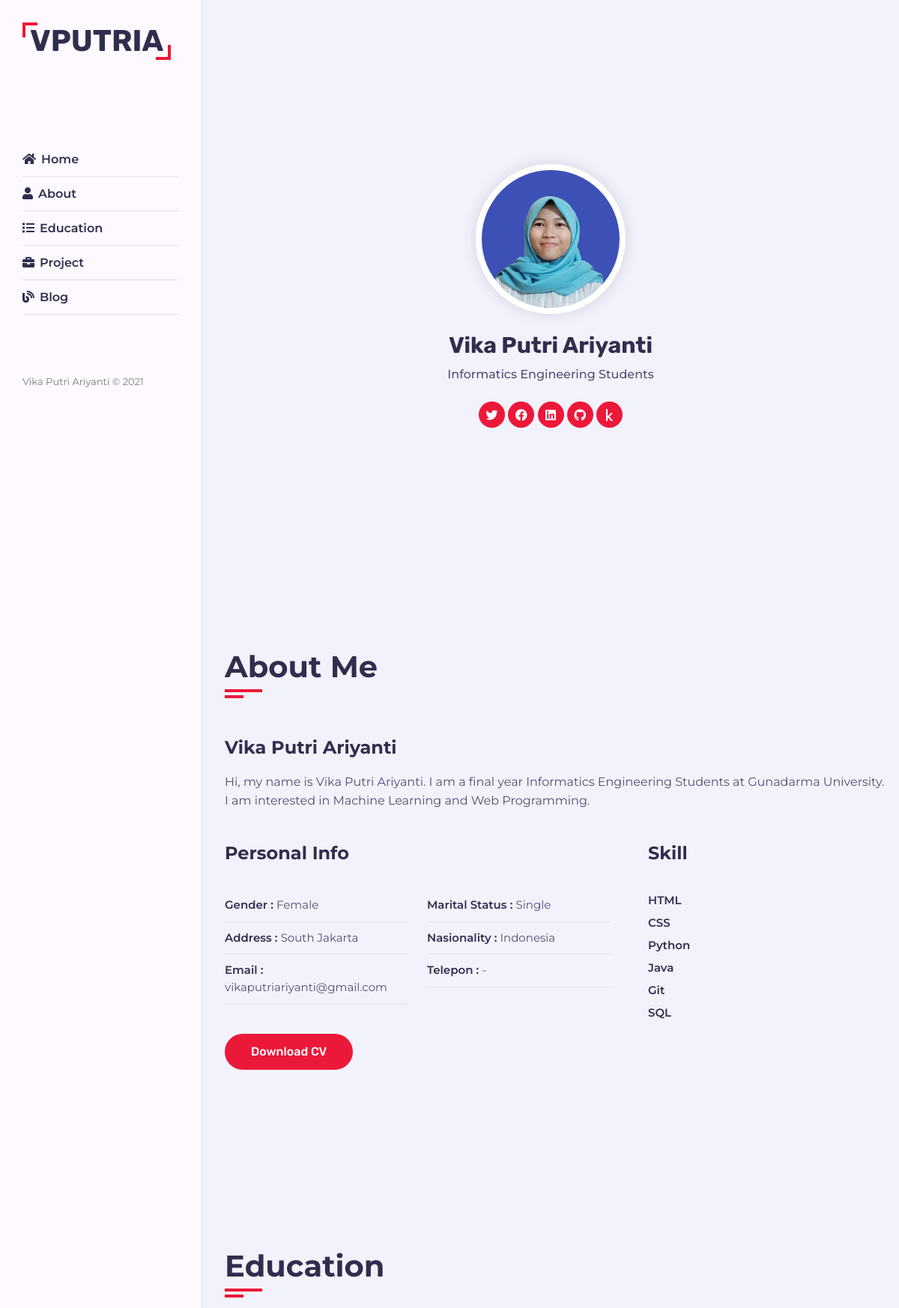
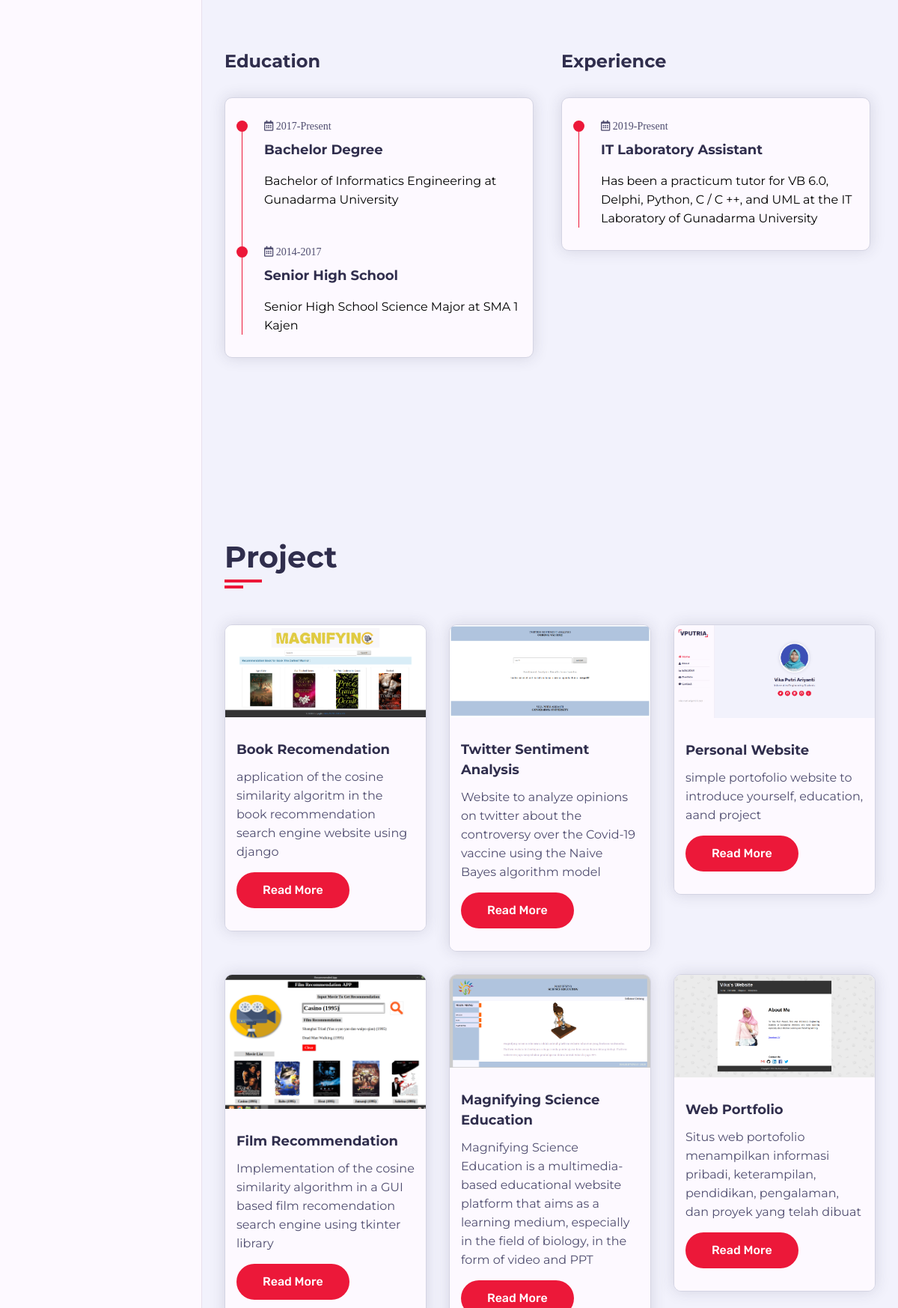
The page / (upper part) on the database its author committed (2 pictures, top to bottom).
### projects/models.py (models this page shows)
class Project(models.Model):
    title = models.CharField(max_length=100)
    description = models.TextField()
    technology = models.CharField(max_length=20)
    image = models.FilePathField(path="/img")

### projects/views.py (the view)
# urls.py: path("", views.project_index, name="project_index"),
def project_index(request):
    projects = Project.objects.all()
    context = {"projects": projects}
    return render(request, "project_index.html", context)

### projects/templates/project_index.html
{% extends "base.html" %}
{% load static %}
    {% block page_content %}
			<section class="home section" id="home">
				<div class="container">
					<div class="intro">
						<img class="shadow-dark" src="{% static 'img/profil1.png'%}"alt="profile">
						<h1>Vika Putri Ariyanti</h1>
						<p>Informatics Engineering Students</p>
						<div class="social-link">
							<a href="https://twitter.com/vikaputria/">
								<i class="fab fa-twitter"></i>
							</a>
							<a href="https://facebook.com/vikaputriariyanti/">
								<i class="fab fa-facebook"></i>
							</a>
							<a href="https://www.linkedin.com/in/vikaputriariyanti/">
								<i class="fab fa-linkedin center"></i>
							</a>
							<a href="https://github.com/Vputri"><i class="fab fa-github"></i></a>
							<a href="https://www.kaggle.com/vikaputri">
								<i class="fab fa-kaggle"></i>
							</a>
						</div>
					</div>
				</div>
			</section>
			<section class="about section" id="about">
				<div class="container">
					<div class="row">
						<div class="section-title padd-15">
							<h2>About Me</h2>
						</div>
					</div>
					<div class="row">
						<div class="about-content padd-15 add">
							<div class="row">
								<div class="about-text add">
									<h3>Vika Putri Ariyanti</h3>
									<p>Hi, my name is Vika Putri Ariyanti. I am a final year Informatics Engineering Students at Gunadarma University. I am interested in Machine Learning and Web Programming.</p>
								</div>
							</div>
							<div class="row">
								<div class="personal-info padd-15 add">
									<h3 class="title">Personal Info</h3>
									<div class="row">
										<div class="info-item add">
											<p>Gender : <span>Female</span></p>
										</div>
										<div class="info-item add">
											<p>Marital Status : <span>Single</span></p>
										</div>
										<div class="info-item add">
											<p>Address : <span>South Jakarta</span></p>
										</div>
										<div class="info-item add">
											<p>Nasionality : <span>Indonesia</span></p>
										</div>
										<div class="info-item add">
											<p>Email : <span>vikaputriariyanti@gmail.com</span></p>
										</div>
										<div class="info-item add">
											<p>Telepon : <span>-</span></p>
										</div>
									</div>
									<div class="row">
										<div class="button add">
											<a href="{% static 'file/CV_VIKA PUTRI ARIYANTI.pdf'%}" class="btn">Download CV</a>
										</div>
									</div>
								</div>
								<div class="skill padd-15">
									<div class="row add margin">
										<h3 class="title">Skill</h3>
										<div class="skill-item">
											<h5>HTML</h5>
											<h5>CSS</h5>
											<h5>Python</h5>
											<h5>Java</h5>
											<h5>Git</h5>
											<h5>SQL</h5>
										</div>
									</div>
								</div>
							</div>
						</div>
					</div>
				</div>
			</section>
			<section class="about section" id="education">
				<div class="container">
					<div class="row">
						<div class="section-title padd-15">
							<h2>Education</h2>
						</div>
					</div>
					<div class="row">
						<div class="about-content padd-15 add">
							<div class="row">
								<div class="education padd-15 add">
									<h3 class="title">Education</h3>
									<div class="row add">
										<div class="timeline-box">
											<div class="timeline shadow-dark">
												<div class="timeline-item">
													<div class="circle-dot"></div>
													<h6 class="timeline-date">
														<i class="fa">&#xf073; 2017-Present</i>
													</h6>
													<h4 class="timeline-title">Bachelor Degree</h4>
													<p class="timeline-text">Bachelor of Informatics Engineering at Gunadarma University</p>
												</div>
												<div class="timeline-item">
													<div class="circle-dot"></div>
													<h6 class="timeline-date">
														<i class="fa">&#xf073; 2014-2017</i>
													</h6>
													<h4 class="timeline-title">Senior High School</h4>
													<p class="timeline-text">Senior High School Science Major at SMA 1 Kajen</p>
												</div>
											</div>
										</div>
									</div>
								</div>
								<div class="experience padd-15 add">
									<h3 class="title">Experience</h3>
									<div class="row add">
										<div class="timeline-box">
											<div class="timeline shadow-dark">
												<div class="timeline-item">
													<div class="circle-dot"></div>
													<h6 class="timeline-date">
														<i class="fa">&#xf073; 2019-Present</i>
													</h6>
													<h4 class="timeline-title">IT Laboratory Assistant</h4>
													<p class="timeline-text">Has been a practicum tutor for VB 6.0, Delphi, Python, C / C ++, and UML at the IT Laboratory of Gunadarma University</p>
												</div>
											</div>
										</div>
									</div>
								</div>
							</div>
						</div>
					</div>
				</div>
			</section>
			<section class="portfolio section" id="portfolio">
				<div class="container">
					<div class="row">
						<div class="section-title padd-15">
							<h2>Project</h2>
						</div>
					</div>
					<div class="row">
                        {% for project in projects %}
						<div class="item padd-15">
							<div class="item-inner shadow-dark">
								<div class="item-img">
									<img src="{% static project.image %}">
								</div>
								<div class="item-info">
									<h4 class="judul">{{ project.title }}</h4>
									<p class="deskripsi">{{ project.description }}</p>
                                    <a href="{% url 'project_detail' project.pk %}" class="btn btn-primary">Read More</a>
								</div>
							</div>
						</div>
                        {% endfor %}
					</div>
				</div>
			</section>
{% endblock %}

### projects/static/pink.css (style rules this page uses)
.aside .nav-toggler span, .aside .nav-toggler span::before, .aside .nav-toggler span::after, .home .intro .social-link a, .section-title h2::before, .section-title h2::after, .btn, .about-content .timeline .timeline-item::before, .about-content .timeline .circle-dot { background-color:#ec1839; }

### rows shown on the page
Project: image (picture), title "Book Recomendation", description "application of the cosine similarity algoritm in the book recommendation search engine website using django"
Project: image (picture), title "Twitter Sentiment Analysis", description "Website to analyze opinions on twitter about the controversy over the Covid-19 vaccine using the Naive Bayes algorithm model"
Project: image (picture), title "Personal Website", description "simple portofolio website to introduce yourself, education, aand project"
Project: image (picture), title "Film Recommendation", description "Implementation of the cosine similarity algorithm in a GUI based film recomendation search engine using tkinter library"
Project: image (picture), title "Magnifying Science Education", description "Magnifying Science Education is a multimedia-based educational website platform that aims as a learning medium, especially in the field of biology, in the form of video and PPT"
Project: image (picture), title "Web Portfolio", description "Situs web portofolio menampilkan informasi pribadi, keterampilan, pendidikan, pengalaman, dan proyek yang telah dibuat"
